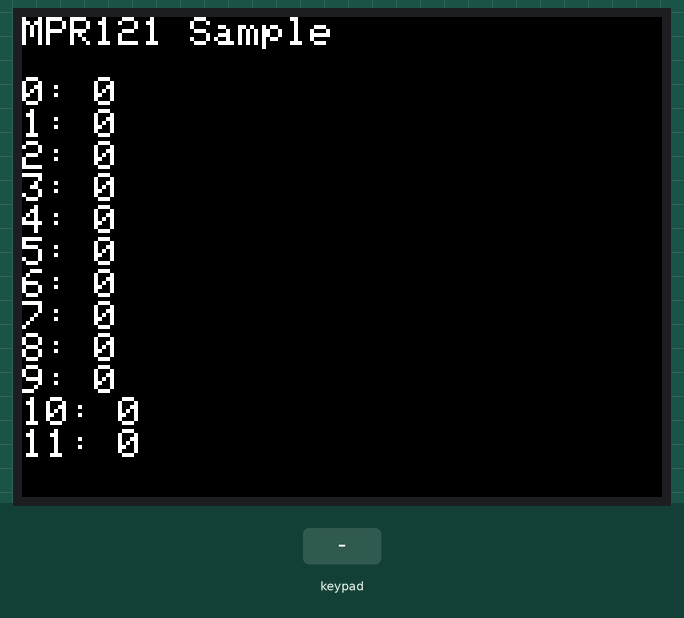
A sketch run on a simulated ESP32. Parts: 320×240 colour display. Inputs (shaded band) come from the test bench.

Above: at 1.3 s.
1.4 s: keypad keys 1 2 3 4 pressed 0.4 s apart
4.5 s: key '0' pressed
6.3 s: key '5' pressed
8.1 s: keypad keys 1 2 3 4 A pressed 0.4 s apart
Timing chart, 0 to 11.1 s (numbered marks = the images above; inputs shaded):
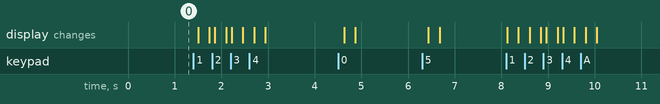

The sketch:

3_touch.ino
```cpp
#include <M5Stack.h>
#include "Adafruit_MPR121.h"

Adafruit_MPR121 mpr121 = Adafruit_MPR121();  // タッチセンサライブラリを定義

int i2c_address = 0x5A;  // タッチセンサのI2Cアドレスを指定

// タッチセンサから個々のValueを取得する関数を定義しています。
// 以後、getTouchedValue関数を呼び出すこそができます。
bool getTouchedValue(uint16_t touched_data, int pin) {
  return (touched_data & (1 << pin)) != 0;
}

void setup() {
  M5.begin();

  M5.Lcd.setTextSize(2);

  if (!mpr121.begin(i2c_address)) {
    M5.Lcd.println("MPR121 is not found.");
    while (1)
      ;
  }

  M5.Lcd.setCursor(0, 0);
  M5.Lcd.println("MPR121 Sample");
}

void loop() {
  // タッチデータを取得
  uint16_t touched_data = mpr121.touched();

  M5.Lcd.setCursor(0, 30);
  for (int i = 0; i < 12; i++) {
    // touched_dataから、個々のValueを取得
    bool touched_value = getTouchedValue(touched_data, i);

    M5.Lcd.print(i);
    M5.Lcd.print(": ");
    M5.Lcd.println(touched_value);
  }

  delay(100);
}
```
